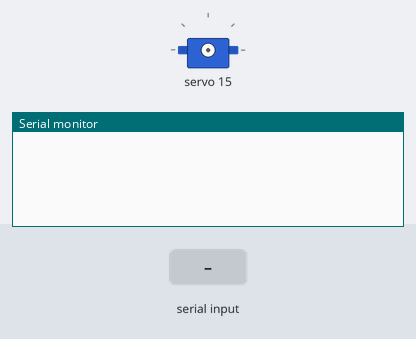
A sketch run on a simulated Arduino Uno, built with avr-gcc and run on an emulated ATmega328P. Parts: servo, the last lines printed to the serial monitor. The test bench sets the inputs (shaded band).

Above: at 1.2 s.
1.3 s: "1,90\n" received over Serial
At 2.8 s:
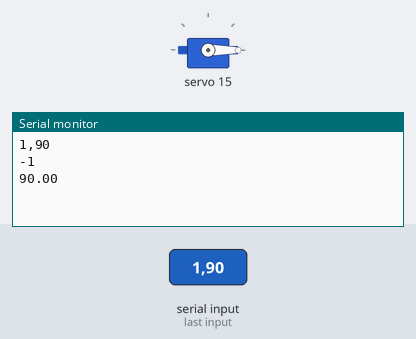
3.8 s: "1,90,45\n" received over Serial
At 6.2 s:
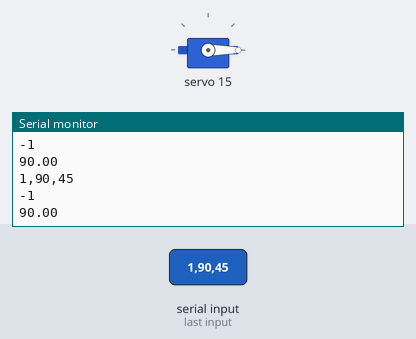

Measured:
- after the input at 1.3 s, the serial monitor: prints a new line after 1.0 s (image 1)
- after the input at 3.8 s, the serial monitor: prints a new line after 1.0 s (image 2)

The sketch:

range_check.ino
```cpp
//Code to adjust the pulse values manually and find min, max pulse widths for each angle

// Current pulse widths found
// BASE servo --> min = 110 | max = 510
// LEFT servo --> min = 340 | max = 510
// RIGHT servo --> min = 160 | max = 440

#include <Arduino.h>
#include <Wire.h>
#include <Adafruit_PWMServoDriver.h>

Adafruit_PWMServoDriver pwm = Adafruit_PWMServoDriver();

#define   BASE_MOTOR    0
#define   LEFT_MOTOR    1
#define   RIGHT_MOTOR   2

struct ServoData {
  String servo;
  int pin;
};

ServoData servos[] = {
  {"b", BASE_MOTOR},
  {"l", LEFT_MOTOR},
  {"r", RIGHT_MOTOR}
};

String u_in;

void setup() {
	Serial.begin(9600);

	pwm.begin();
	pwm.setPWMFreq(50);
}

void loop() {
  u_in = Serial.readString();
  Serial.println(u_in);

  if(u_in.length() == 0) return;

  Serial.println(get_servo_pin(u_in.substring(0, 1)));
  Serial.println(u_in.substring(2).toFloat());

  int pin_ = get_servo_pin(u_in.substring(0, 1));
  int pulse_ = u_in.substring(2).toFloat();

  pwm.setPWM(pin_, 0, pulse_);
}

int get_servo_pin(String key) {
  for (int i = 0; i < 4; i++) {
    if (servos[i].servo == key) return servos[i].pin;
  }
  return -1;
}
```
